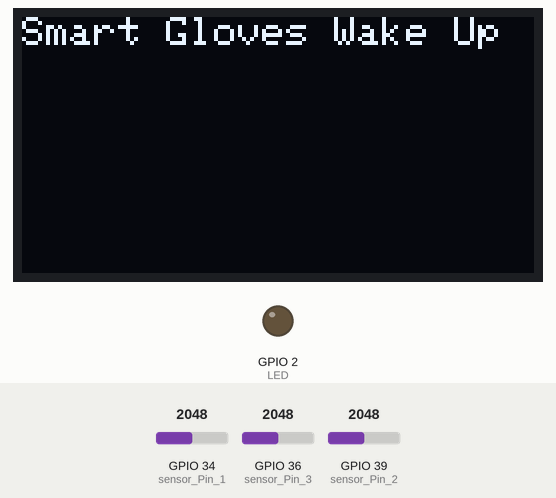
Simulated run of this sketch. Board: ESP32. On the bench: 128×64 one-colour display, output pins drawn as LEDs (lit = HIGH). Inputs (shaded band) come from the test bench; at power-on: GPIO 34 (sensor_Pin_1) = 2048, GPIO 36 (sensor_Pin_3) = 2048, GPIO 39 (sensor_Pin_2) = 2048. WiFi joins after 1.5 s; servers stay silent unless stated; no MQTT or app messages arrive unless stated; the audio player accepts every command and is not drawn; what the sketch prints to the serial monitor is not drawn.

Above: at 2.2 s.
At 7.3 s:
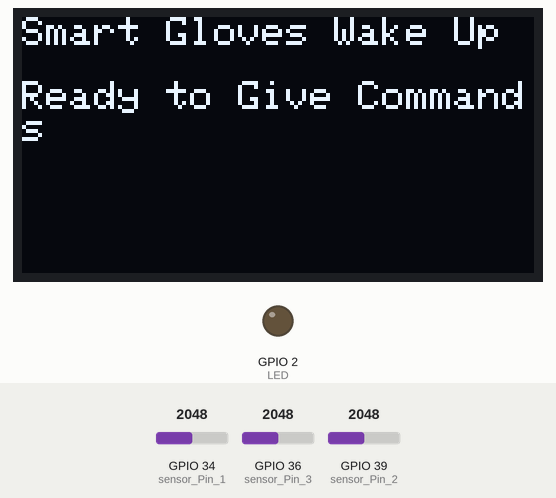
At 13.4 s:
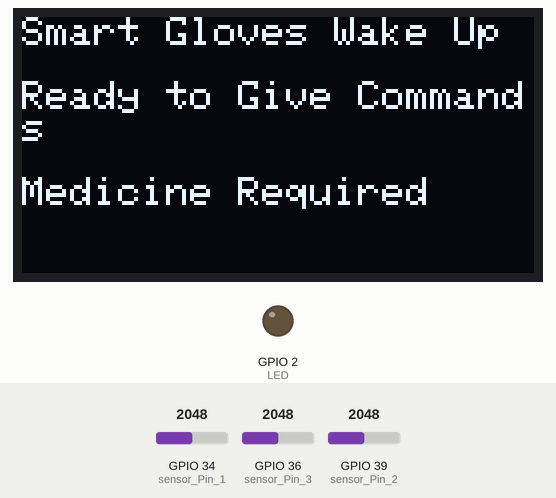
At 32.6 s:
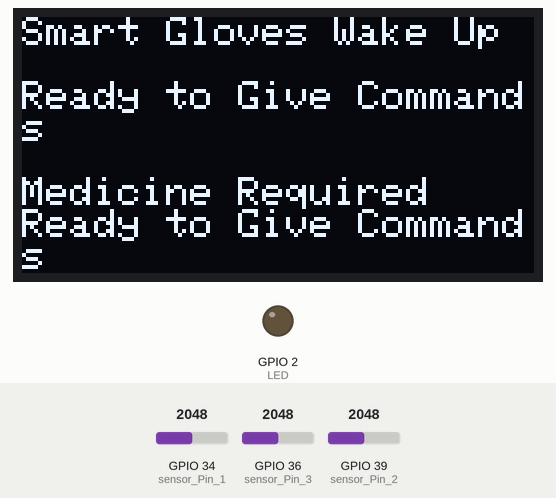
Timing chart, 0 to 34.1 s (numbered marks = the images above):
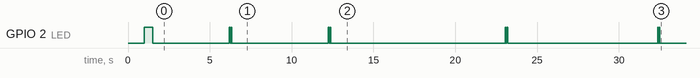

The sketch:

06_Hive_MQ_LOOP_Power_Save.ino
```cpp
#include "Library.h"
RTC_DATA_ATTR int value = 0;

void setup() {
  // put your setup code here, to run once:
  Serial.begin(9600);

  esp_sleep_enable_ext0_wakeup(GPIO_NUM_33, 1);  //1 = High, 0 = Low

  delay(1000);
  DEBUG_LN("Wake Up Successful...");
  DEBUG_LN("Serial Monitor Begin");
  esp_sleep_wakeup_cause_t wakeup_reason = esp_sleep_get_wakeup_cause();
  DEBUG_NNL("Wake-up reason: ");
  DEBUG_LN(wakeup_reason);
  pinMode(LED, OUTPUT);


  toggle_led();
  delay(500);
  toggle_led();


  softwareSerial.begin(9600);
  if (!player.begin(softwareSerial, /*isACK = */ false, /*doReset = */ false)) {  //Use serial to communicate with mp3.
    DEBUG_LN(F("Unable to begin:"));
    DEBUG_LN(F("1.Please recheck the connection!"));
    DEBUG_LN(F("2.Please insert the SD card!"));
    while (true) {
      delay(0);
    }
  }

  player.volume(30);
  delay(100);

  OLED_init();
  OLED_commands_out();
  display.setCursor(0, 0);
  display.println(F("Smart Gloves Wake Up"));
  display.display();
  delay(2000);
  player.play(KEEP_FS);
  init_smart_gloves();
  display.setCursor(0, 16);
}
void loop() {

  if (null_condition_check > 1) {
    display.setCursor(0, 56);
    display.println(F("Going to Sleep Mode"));
    display.display();
    DEBUG_LN("Going to Sleep Mode");
    delay(3000);
    display.clearDisplay();
    display.display();
    delay(1000);
    esp_deep_sleep_start();
  }
  display.println(F("Ready to Give Commands"));
  display.display();
  player.play(INIT_TRACK);
  get_values_for_motion();
  check_conditions_for_motions();
  delay(3000);
}
```

Debug_Macro.h
```cpp
#define DEBUG
#ifdef DEBUG
#define DEBUG_LN(x) Serial.println(x)
#define DEBUG_NNL(x) Serial.print(x)
#else
#define DEBUG_LN(x) while(0){}
#define DEBUG_NNL(x) while(0){}
#endif
```

ENUM_TRACK_NO.h
```cpp
enum Track_Playback {
  INIT_TRACK = 1,
  C_ERROR = 2,
  MEDICINE = 3,
  FOOD_RES = 4,
  WATER_RES = 5,
  WATER_REQ = 6,
  FOOD_REQ = 7,
  NEED_HELP = 8,
  KEEP_FS = 9,
};
```

Function_Declarations.h
```cpp
// Function to Toggle GPIO
void toggle_gpio(const int );

// Function to Toggle LED
void toggle_led();

// Sensor Read Data
int get_value_from_sensor(const int GPIO_PIN);
int get_value_from_sensor_1();
int get_value_from_sensor_2();
int get_value_from_sensor_3();

void init_smart_gloves();

void get_values_for_motion();
void map_all_values();

void check_conditions_for_motions();

void OLED_init();
void OLED_commands_out();

void reconnect();
void setup_wifi();
void callback(char* topic, byte* payload, unsigned int length);
```

Global_variable.h
```cpp
#include <sys/types.h>

// No. of text count to get min values from sensor
#define test_count 4

// Threshold values for ADC testcount
#define Sense_MAX 3500

// Max mapping threshold
#define MAX_MAPPED 100


#define THRESHOLD 40
#define MAX_VOLUME 20
// Pin 33 for Wake-Up
#define BUTTON_PIN_BITMASK 0x200000000  // 2^33 in hex

// Global variable to store min values to initialize sensors
int MIN_1 = 0;
int MIN_2 = 0;
int MIN_3 = 0;

// Global variable to check whether to get min values or to get values for commands check
uint8_t flag_for_min_max = 0;

// TO store values of sensor to check the commands
int value_1, value_2, value_3;

// Track number going to play
int track_number = 1;

// LED State
int s = 0;

// To Check whether the esp should have to go to sleep mode or not
uint8_t null_condition_check = 0;

// Create an array to store messages and initialize globally
String messages[] = {
  "",
  "Gloves Initialised",
  "Plese Give Correct Command",
  "Medicine Required",
  "Thanks For Food",
  "Thanks For Water",
  "Water Request",
  "Food Request",
  "I need Help",
  "Keep your finger straight to initialised Hand Gloves",
};
```

MQTT_Function_Definition.ino
```cpp
// MQTT Functions Definitions
void callback(char* topic, byte* payload, unsigned int length) {
  DEBUG_NNL("Message arrived [");
  DEBUG_NNL(topic);
  DEBUG_NNL("] ");
  for (int i = 0; i < length; i++) {
    DEBUG_NNL((char)payload[i]);
  }
  DEBUG_LN();

  // Switch on the LED if an 1 was received as first character
  if ((char)payload[0] == '1') {
    digitalWrite(LED, HIGH);
    s = 1;
  } else {
    digitalWrite(LED, LOW);  // Turn the LED off by making the voltage HIGH
    s = 0;
  }
}

// Function to connect ESP32 to WiFi
void setup_wifi() {
  delay(10);
  // We start by connecting to a WiFi network
  DEBUG_LN();
  DEBUG_NNL("Connecting to ");
  DEBUG_LN(ssid);

  WiFi.mode(WIFI_STA);
  WiFi.begin(ssid, password);

  while (WiFi.status() != WL_CONNECTED) {
    delay(100);
    DEBUG_NNL(".");
  }

  randomSeed(micros());

  DEBUG_LN("");
  DEBUG_LN("WiFi connected");
  DEBUG_LN("IP address: ");
  DEBUG_LN(WiFi.localIP());
}

// Function to connect ESP32 with MQTT Broker
void reconnect() {
  // Loop until we're reconnected
  while (!client.connected()) {
    DEBUG_NNL("Attempting MQTT connection...");
    // Connect client with a Client ID to broker with username and password
    if (client.connect("ESP32_Client", mqttUsername, mqttPassword)) {
      DEBUG_LN("connected");
      client.subscribe("led");
    } else {
      DEBUG_NNL("failed, rc=");
      DEBUG_NNL(client.state());
      DEBUG_LN(" Retrying..");
      delay(100);
    }
  }
}
```

Task_Declarations.h
```cpp
#define CORE 1
TaskHandle_t task_1,task_2,task_3,sound_task,client_task;
void get_test_value_from_sensor_1(void *data);
void get_test_value_from_sensor_2(void *data);
void get_test_value_from_sensor_3(void *data);
void client_task_callback(void *data);
void client_publish_data(void *data);
```

Task_Definitions.ino
```cpp
// Task Functions to get values
// Task 1
void get_test_value_from_sensor_1(void *data) {
  int next = 0;
  int prev = 3000;
  for (int i = 0; i < test_count; i++) {
    toggle_led();
    // Get value from Sensor min and maximum
    next = get_value_from_sensor_1();
    if (flag_for_min_max == 0) {
      if (next < prev) {
        prev = next;
      }
    } else {
      if (next > MIN_1) {
        prev = next;
      }
    }
    // DEBUG_LN(prev);
    vTaskDelay(50);
  }
  int *value = (int *)data;
  *value = prev;
  vTaskDelete(NULL);
}

// Task 2
void get_test_value_from_sensor_2(void *data) {
  int next = 0;
  int prev = 3000;
  for (int i = 0; i < test_count; i++) {
    toggle_led();

    // Get value from Sensor min and maximum
    next = get_value_from_sensor_2();
    if (flag_for_min_max == 0) {
      if (next < prev) {
        prev = next;
      }
    } else {
      if (next > MIN_2) {
        prev = next;
      }
    }
    // DEBUG_LN(prev);
    vTaskDelay(50);
  }
  int *value = (int *)data;
  *value = prev;
  vTaskDelete(NULL);
}

// Task 3
void get_test_value_from_sensor_3(void *data) {
  int next = 0;
  int prev = 3000;
  for (int i = 0; i < test_count; i++) {
    toggle_led();

    // Get value from Sensor min and maximum
    next = get_value_from_sensor_3();
    if (flag_for_min_max == 0) {
      if (next < prev) {
        prev = next;
      }
    } else {
      if (next > MIN_3) {
        prev = next;
      }
    }
    // DEBUG_LN(prev);
    vTaskDelay(50);
  }
  int *value = (int *)data;
  *value = prev;
  vTaskDelete(NULL);
}


void client_task_callback(void *data) {
  while (1) {
    if (!client.connected()) {
      reconnect();
    }
    client.loop();
    vTaskDelay(100);
  }
  vTaskDelete(NULL);
}
void client_publish_data(void *data)
{
  int i = *(int *)data;
  if (!client.connected()) {
    reconnect();
    vTaskDelay(pdMS_TO_TICKS(50));
  }
   String topic = "command";
    const char* message = messages[i].c_str();
    client.publish(topic.c_str(), message,true);
    String command_index = "c";
    String payload = String(i);
    client.publish(command_index.c_str(), payload.c_str(),true);
    vTaskDelay(pdMS_TO_TICKS(50));
    vTaskDelete(NULL);
}
```

wifi_passwd.h
```cpp
//---- WiFi settings
const char* ssid = "TP-Link_AOSR";
const char* password = "7979853506";
const char* mqttServer = "f1c4d286c90e439b89d27d4fda3188f6.s1.eu.hivemq.cloud";
const char* mqttUsername = "sandesh_kale_66";
const char* mqttPassword = "Sandesh@123";
int mqttPort = 8883;
```

GPIO_Definitions.ino
```cpp
// LED Function Definition
void toggle_gpio(const int PIN) {
  digitalWrite(PIN, !digitalRead(PIN));
  delay(100);
}
void toggle_led() {
  digitalWrite(LED, !digitalRead(LED));
  // delay(100);
}

// OLED_Display Init...
void OLED_init() {
  if (!display.begin(SSD1306_SWITCHCAPVCC, SCREEN_ADDRESS)) {
    DEBUG_LN(F("SSD1306 allocation failed"));
  }
}

void OLED_commands_out() {
  display.clearDisplay();
  display.setTextSize(1);               // Normal 1:1 pixel scale
  display.setTextColor(SSD1306_WHITE);  // Draw white text
}


//  Read Value from sensor
int get_value_from_sensor(const int GPIO_PIN) {
  int value = analogRead(GPIO_PIN);
  delay(50);
  return value;
}

int get_value_from_sensor_1() {
  int value = analogRead(sensor_Pin_1);
  // delay(50);
  return value;
}
int get_value_from_sensor_2() {
  int value = analogRead(sensor_Pin_2);
  // delay(50);
  return value;
}
int get_value_from_sensor_3() {
  int value = analogRead(sensor_Pin_3);
  // delay(50);
  return value;
}

// Initialize Smart Gloves with MAX MIN Values
void init_smart_gloves() {
  // Creating Task to Get Values for Initialization
  DEBUG_LN("Initialize Minimum Value for Sensor");
  DEBUG_LN("Put Flex Straight");
  flag_for_min_max = 0;
  delay(2000);
  xTaskCreatePinnedToCore(get_test_value_from_sensor_1, "Get Sensor 1 Min Value", 1024, &MIN_1, 5, &task_1, CORE);
  xTaskCreatePinnedToCore(get_test_value_from_sensor_2, "Get Sensor 2 Min Value", 1024, &MIN_2, 5, &task_2, CORE);
  xTaskCreatePinnedToCore(get_test_value_from_sensor_3, "Get Sensor 3 Min Value", 1024, &MIN_3, 5, &task_3, CORE);
  delay(1000);

  DEBUG_LN("Minimum Values : ");
  DEBUG_LN(MIN_1);
  DEBUG_LN(MIN_2);
  DEBUG_LN(MIN_3);

  // track_number = INIT_TRACK;
  // xTaskCreatePinnedToCore(command_via_speaker,"Play Track via Speaker",1024,&track_number,5,&sound_task,CORE);
}

// Get Sensor Values for Motion Detect
void get_values_for_motion() {

  DEBUG_LN("Ready to Detect Motion");
  flag_for_min_max = 1;
  delay(5000);
  // Created three task to run pararllely and get all sensors data
  xTaskCreatePinnedToCore(get_test_value_from_sensor_1, "Get Sensor 1 Values", 1024, &value_1, 5, &task_1, CORE);
  xTaskCreatePinnedToCore(get_test_value_from_sensor_2, "Get Sensor 2 Values", 1024, &value_2, 5, &task_2, CORE);
  xTaskCreatePinnedToCore(get_test_value_from_sensor_3, "Get Sensor 3 Values", 1024, &value_3, 5, &task_2, CORE);
  delay(1000);

  // Mapping all the values
  map_all_values();
  DEBUG_LN("Mapped Values:");
  DEBUG_LN(value_1);
  DEBUG_LN(value_2);
  DEBUG_LN(value_3);
}

// To map value from 0 to 100
void map_all_values() {
  value_1 = map(value_1, MIN_1, Sense_MAX, 0, MAX_MAPPED);
  value_2 = map(value_2, MIN_2, Sense_MAX, 0, MAX_MAPPED);
  value_3 = map(value_3, MIN_3, Sense_MAX, 0, MAX_MAPPED);
}


// Checking conditions and playing track via DFPlayer
void check_conditions_for_motions() {
  display.setCursor(0, 40);
  if ((value_1 < 40 && value_2 < 40 && value_3 < 40)) {
    null_condition_check++;
  } else {
    if (value_1 > THRESHOLD) {
      if (value_2 > THRESHOLD) {
        if (value_3 > THRESHOLD) {
          // Case 1  (1 1 1)
          track_number = MEDICINE;
          display.println(messages[track_number]);
          DEBUG_LN(messages[track_number]);
        } else {
          // Case 2 (0 1 1)
          track_number = FOOD_RES;
          display.println(messages[track_number]);
          DEBUG_LN(messages[track_number]);
        }
      } else {
        if (value_3 > THRESHOLD) {
          // Case NA (1 0 1)
          // track_number = 4;
          display.println(messages[track_number]);
          DEBUG_LN(messages[track_number]);
        } else {
          // Case 4 (0 0 1)
          track_number = WATER_RES;
          display.println(messages[track_number]);
          DEBUG_LN(messages[track_number]);
        }
      }
    } else {
      if (value_2 > THRESHOLD) {
        if (value_3 > THRESHOLD) {
          // Case 5 (1 1 0)
          track_number = FOOD_REQ;
          display.println(messages[track_number]);
          DEBUG_LN(messages[track_number]);
        } else {
          // Case 6 (0 1 0)
          track_number = NEED_HELP;
          display.println(messages[track_number]);
          DEBUG_LN(messages[track_number]);
        }
      } else {
        if (value_3 > THRESHOLD) {
          // Case 7 (1 0 0)
          track_number = WATER_REQ;
          display.println(messages[track_number]);
          DEBUG_LN(messages[track_number]);
        } else {
          // Case 8 (0 0 0)
          track_number = C_ERROR;
          null_condition_check++;
          display.println(messages[track_number]);
          DEBUG_LN(messages[track_number]);
        }
      }
    }
    player.play(track_number);
    display.display();

    setup_wifi();
    espClient.setCACert(root_ca);
    client.setServer(mqttServer, mqttPort);
    client.setCallback(callback);

    while(!client.connected()) {
      reconnect();
      vTaskDelay(pdMS_TO_TICKS(50));
    }

    // MQTT Topic: "command" to send command messages to Broker
    String topic = "command";
    const char* message = messages[track_number].c_str();
    client.publish(topic.c_str(), message, true);

    // MQTT Topic: "c" to send command number to Broker for notification
    String command_index = "c";
    String payload = String(track_number);
    if(client.publish(command_index.c_str(), payload.c_str(), true))
    {
      DEBUG_LN("Published Successfully...");
    }
    delay(50);
    client.disconnect();
    null_condition_check = 0;
  }
}
```

GPIO_Pin_Declarations.h
```cpp
#include "esp32-hal.h"
#include "esp32-hal-gpio.h"

// Sensor Pin Number Declaration
// ctrl + alt + k to open the location of project
const int sensor_Pin_1 = 34;
const int sensor_Pin_2 = 39;
const int sensor_Pin_3 = 36;

// LED Pin
const int LED = 2;
```

Library.h
```cpp
// Libraries for FreeRTOS
#include "freertos/FreeRTOS.h"
#include "freertos/task.h"
#include "Task_Declarations.h"

// Library for Debug Message
#include "Debug_Macro.h"

// Libraries for DFPlayer
#include "SoftwareSerial.h"
#include "DFRobotDFPlayerMini.h"
// Use pins 2 and 3 to communicate with DFPlayer Mini
static const uint8_t PIN_MP3_TX = 17; // Connects to module's RX
static const uint8_t PIN_MP3_RX = 16; // Connects to module's TX
SoftwareSerial softwareSerial(PIN_MP3_RX, PIN_MP3_TX);
// Create the Player object
DFRobotDFPlayerMini player;

// Libraries for I2C OLED Display
#include <Wire.h>
#include <Adafruit_GFX.h>
#include <Adafruit_SSD1306.h>
#define SCREEN_WIDTH 128  // OLED display width, in pixels
#define SCREEN_HEIGHT 64  // OLED display height, in pixels
#define OLED_RESET -1        // Reset pin # (or -1 if sharing Arduino reset pin)
#define SCREEN_ADDRESS 0x3C  ///< See datasheet for Address; 0x3D for 128x64, 0x3C for 128x32
Adafruit_SSD1306 display(SCREEN_WIDTH, SCREEN_HEIGHT, &Wire, OLED_RESET);

// Libraries for MQTT Setup
#include <WiFi.h>
#include <PubSubClient.h>
#include <WiFiClientSecure.h>

#include "wifi_passwd.h"

WiFiClientSecure espClient;
PubSubClient client(espClient);
unsigned long lastMsg = 0;

#define MSG_BUFFER_SIZE (50)
char msg[MSG_BUFFER_SIZE];

#define STATE_S (10)
char sstate[STATE_S];

// Certificates to connect with broker securely
static const char* root_ca PROGMEM = R"EOF(
-----BEGIN CERTIFICATE-----
MIIFazCCA1OgAwIBAgIRAIIQz7DSQONZRGPgu2OCiwAwDQYJKoZIhvcNAQELBQAw
TzELMAkGA1UEBhMCVVMxKTAnBgNVBAoTIEludGVybmV0IFNlY3VyaXR5IFJlc2Vh
cmNoIEdyb3VwMRUwEwYDVQQDEwxJU1JHIFJvb3QgWDEwHhcNMTUwNjA0MTEwNDM4
WhcNMzUwNjA0MTEwNDM4WjBPMQswCQYDVQQGEwJVUzEpMCcGA1UEChMgSW50ZXJu
ZXQgU2VjdXJpdHkgUmVzZWFyY2ggR3JvdXAxFTATBgNVBAMTDElTUkcgUm9vdCBY
MTCCAiIwDQYJKoZIhvcNAQEBBQADggIPADCCAgoCggIBAK3oJHP0FDfzm54rVygc
h77ct984kIxuPOZXoHj3dcKi/vVqbvYATyjb3miGbESTtrFj/RQSa78f0uoxmyF+
0TM8ukj13Xnfs7j/EvEhmkvBioZxaUpmZmyPfjxwv60pIgbz5MDmgK7iS4+3mX6U
A5/TR5d8mUgjU+g4rk8Kb4Mu0UlXjIB0ttov0DiNewNwIRt18jA8+o+u3dpjq+sW
T8KOEUt+zwvo/7V3LvSye0rgTBIlDHCNAymg4VMk7BPZ7hm/ELNKjD+Jo2FR3qyH
B5T0Y3HsLuJvW5iB4YlcNHlsdu87kGJ55tukmi8mxdAQ4Q7e2RCOFvu396j3x+UC
B5iPNgiV5+I3lg02dZ77DnKxHZu8A/lJBdiB3QW0KtZB6awBdpUKD9jf1b0SHzUv
KBds0pjBqAlkd25HN7rOrFleaJ1/ctaJxQZBKT5ZPt0m9STJEadao0xAH0ahmbWn
OlFuhjuefXKnEgV4We0+UXgVCwOPjdAvBbI+e0ocS3MFEvzG6uBQE3xDk3SzynTn
jh8BCNAw1FtxNrQHusEwMFxIt4I7mKZ9YIqioymCzLq9gwQbooMDQaHWBfEbwrbw
qHyGO0aoSCqI3Haadr8faqU9GY/rOPNk3sgrDQoo//fb4hVC1CLQJ13hef4Y53CI
rU7m2Ys6xt0nUW7/vGT1M0NPAgMBAAGjQjBAMA4GA1UdDwEB/wQEAwIBBjAPBgNV
HRMBAf8EBTADAQH/MB0GA1UdDgQWBBR5tFnme7bl5AFzgAiIyBpY9umbbjANBgkq
hkiG9w0BAQsFAAOCAgEAVR9YqbyyqFDQDLHYGmkgJykIrGF1XIpu+ILlaS/V9lZL
ubhzEFnTIZd+50xx+7LSYK05qAvqFyFWhfFQDlnrzuBZ6brJFe+GnY+EgPbk6ZGQ
3BebYhtF8GaV0nxvwuo77x/Py9auJ/GpsMiu/X1+mvoiBOv/2X/qkSsisRcOj/KK
NFtY2PwByVS5uCbMiogziUwthDyC3+6WVwW6LLv3xLfHTjuCvjHIInNzktHCgKQ5
ORAzI4JMPJ+GslWYHb4phowim57iaztXOoJwTdwJx4nLCgdNbOhdjsnvzqvHu7Ur
TkXWStAmzOVyyghqpZXjFaH3pO3JLF+l+/+sKAIuvtd7u+Nxe5AW0wdeRlN8NwdC
jNPElpzVmbUq4JUagEiuTDkHzsxHpFKVK7q4+63SM1N95R1NbdWhscdCb+ZAJzVc
oyi3B43njTOQ5yOf+1CceWxG1bQVs5ZufpsMljq4Ui0/1lvh+wjChP4kqKOJ2qxq
4RgqsahDYVvTH9w7jXbyLeiNdd8XM2w9U/t7y0Ff/9yi0GE44Za4rF2LN9d11TPA
mRGunUHBcnWEvgJBQl9nJEiU0Zsnvgc/ubhPgXRR4Xq37Z0j4r7g1SgEEzwxA57d
emyPxgcYxn/eR44/KJ4EBs+lVDR3veyJm+kXQ99b21/+jh5Xos1AnX5iItreGCc=
-----END CERTIFICATE-----
)EOF";


// Library for Track_Playback Number
#include "ENUM_TRACK_NO.h"

// Libraries for GPIO PINS
#include "GPIO_Pin_Declarations.h"

// Library for Function Declarations
#include "Function_Declarations.h"

// Library for Global Variables
#include"Global_variable.h"
```

Measured:
- what the display in image 0 shows lasts 5.0 s, from 2.2 s to 7.2 s
- what the display in image 1 shows lasts 6.1 s, from 7.2 s to 13.3 s
- what the display in image 2 shows lasts 4.7 s, from 13.3 s to 18.0 s
